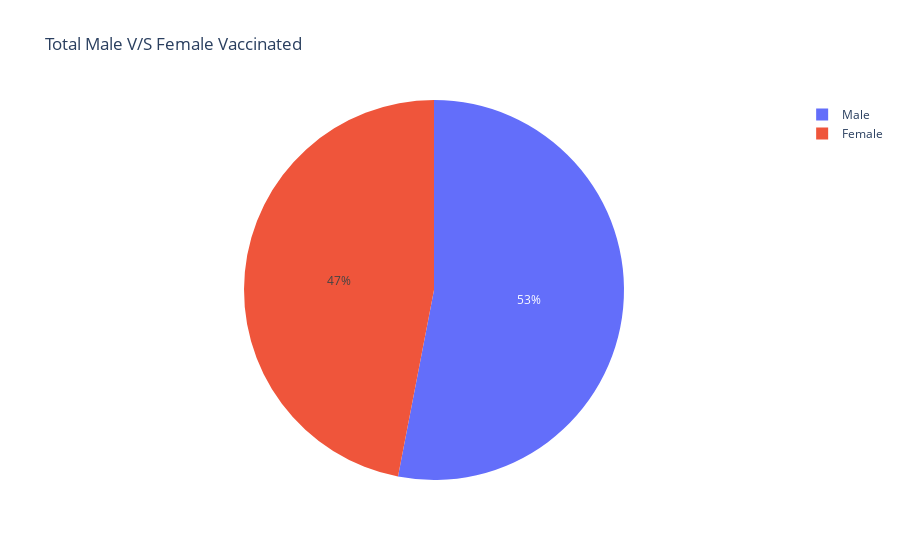

Notebook code cell kept with this figure:
### Code cell
# male vs female vaccination

male = vaccination["Male(Individuals Vaccinated)"].sum()
female = vaccination["Female(Individuals Vaccinated)"].sum()
px.pie(names = ["Male","Female"], values=[male,female],title="Total Male V/S Female Vaccinated")

### Figure 1 — Plotly figure (JSON) as saved in the notebook; plotly's stock layout.template omitted (floating-point values rounded to 4 significant figures)
{"data": [{"domain": {"x": [0, 1], "y": [0, 1]}, "hovertemplate": "label=%{label}<br>value=%{value}<extra></extra>", "labels": ["Male", "Female"], "legendgroup": "", "name": "", "showlegend": true, "type": "pie", "values": [7138698858, 6321628736]}], "layout": {"legend": {"tracegroupgap": 0}, "title": {"text": "Total Male V/S Female Vaccinated"}}}
